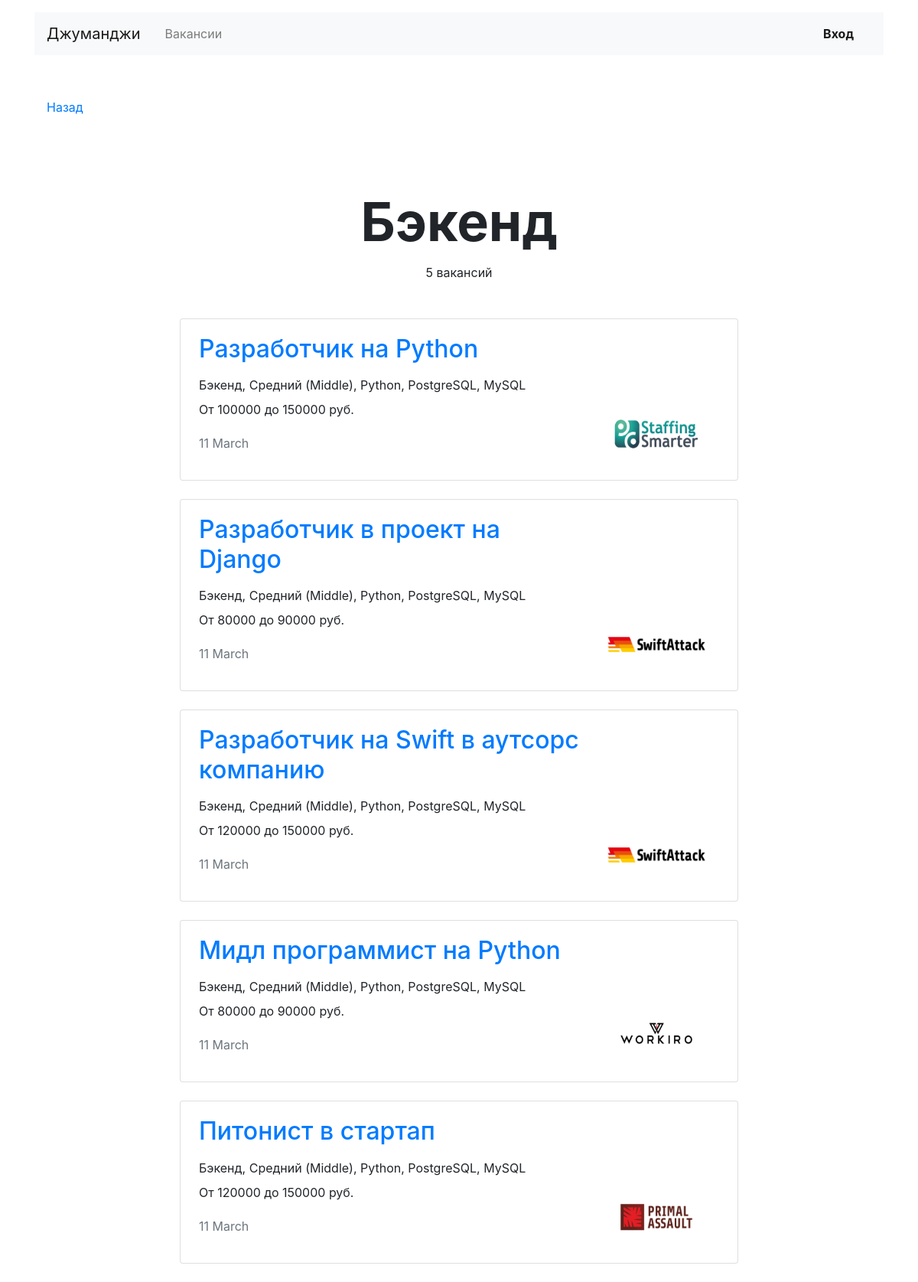
The page /vacancies/cat/backend/ on the database its author committed.
### app_jobsearch/models.py (models this page shows, shortened)
class Specialty(models.Model):
    code = models.CharField(max_length=32)
    title = models.CharField(max_length=128)
    picture = models.ImageField(upload_to=MEDIA_SPECIALITY_IMAGE_DIR)

class Vacancy(models.Model):
    title = models.CharField(max_length=128)
    specialty = models.ForeignKey(Specialty, on_delete=models.CASCADE, related_name='vacancies')
    company = models.ForeignKey(Company, on_delete=models.CASCADE, related_name='vacancies')
    skills = models.TextField()
    description = models.TextField()
    salary_min = models.IntegerField()
    salary_max = models.IntegerField()
    published_at = models.DateField()

class Company(models.Model):
    name = models.CharField(max_length=128)
    location = models.CharField(max_length=32)
    logo = models.ImageField(upload_to=MEDIA_COMPANY_IMAGE_DIR, null=True)
    description = models.TextField()
    employee_count = models.IntegerField(default=0)
    owner = models.OneToOneField(get_user_model(),
                                 on_delete=models.CASCADE,
                                 related_name='mycompany')

### app_jobsearch/views.py (the view)
# urls.py: path('vacancies/cat/<str:specialty>/', VacanciesBySpecialtyView.as_view(), name='vacancies-by-specialty'),
class VacanciesBySpecialtyView(View):
    def get(self, request, specialty):
        specialty = get_object_or_404(Specialty, code=specialty)
        vacancies_by_specialty = Vacancy.objects.filter(specialty=specialty).order_by('-published_at')
        context = {
            'page_title': specialty.title,
            'vacancies': vacancies_by_specialty
        }
        return render(request, 'app_jobsearch/vacancies.html', context=context)

### app_jobsearch/templatetags/ru_pluralize.py (called while the page is built)
@register.filter
def ru_pluralize(value, arg='дурак,дурака,дураков'):
    args = arg.split(",")
    number = abs(int(value))
    a = number % 10
    b = number % 100
    if (a == 1) and (b != 11):
        return f'{value} {args[0]}'
    elif (a >= 2) and (a <= 4) and ((b < 10) or (b >= 20)):
        return f'{value} {args[1]}'
    else:
        return f'{value} {args[2]}'

### app_jobsearch/templates/app_jobsearch/vacancies.html (shortened to what this page needs)
{% extends 'app_jobsearch/base.html' %}
{% block main %}
{% load ru_pluralize %}
  <main class="container mt-3">
    <div class="navbar mt-5">
      <p><a href={{ request.META.HTTP_REFERER }}>Назад</a></p>
    </div>
    <section>
      <h1 class="h1 text-center mx-auto mt-4 pt-5" style="font-size: 70px;"><strong>{{ page_title }}</strong></h1>
      <p class="text-center pt-1">{{ vacancies|length|ru_pluralize:"вакансия,вакансии,вакансий" }}</p>
      <div class="row mt-5">
        <div class="col-12 col-lg-8 offset-lg-2 m-auto">
          {% for vacancy in vacancies %}
          <div class="card mb-4">
            <div class="card-body px-4">
              <div class="row">
                <div class="col-12 col-md-8 col-lg-9">
                  <a href={% url 'vacancy' vacancy.id %}>
                  <h2 class="h2 pb-2">{{ vacancy.title }}</h2>
                  </a>
                  <p class="mb-2">{{ vacancy.skills }}</p>
                  <p>От {{ vacancy.salary_min }} до {{ vacancy.salary_max }} руб.</p>
                  <p class="text-muted pt-1">{{ vacancy.published_at|date:"d E" }}</p>
                </div>
                <div class="col-12 col-md-4 col-lg-3 d-flex align-items-end">
                  <a href={% url 'vacancy' vacancy.id %}><img src={% if vacancy.company.logo %}{{ vacancy.company.logo.url }}
                   {% else %}"https://place-hold.it/100x60"{% endif %} width="130" height="80" alt=""></a>
                </div>
              </div>
            </div>
          </div>
          {% endfor %}
        </div>
      </div>
    </section>
  </main>
{% endblock %}

### rows shown on the page
Specialty: title "Бэкенд"
Vacancy: title "Разработчик на Python", skills "Бэкенд, Средний (Middle), Python, PostgreSQL, MySQL", salary_min "100000", salary_max "150000", published_at "11 March", company.logo (picture)
Vacancy: title "Разработчик в проект на Django", skills "Бэкенд, Средний (Middle), Python, PostgreSQL, MySQL", salary_min "80000", salary_max "90000", published_at "11 March", company.logo (picture)
Vacancy: title "Разработчик на Swift в аутсорс компанию", skills "Бэкенд, Средний (Middle), Python, PostgreSQL, MySQL", salary_min "120000", salary_max "150000", published_at "11 March", company.logo (picture)
Vacancy: title "Мидл программист на Python", skills "Бэкенд, Средний (Middle), Python, PostgreSQL, MySQL", salary_min "80000", salary_max "90000", published_at "11 March", company.logo (picture)
Vacancy: title "Питонист в стартап", skills "Бэкенд, Средний (Middle), Python, PostgreSQL, MySQL", salary_min "120000", salary_max "150000", published_at "11 March", company.logo (picture)

### other values the page prints
{{ vacancies|length|ru_pluralize:"вакансия,вакансии,вакансий" }} "5 вакансий"
